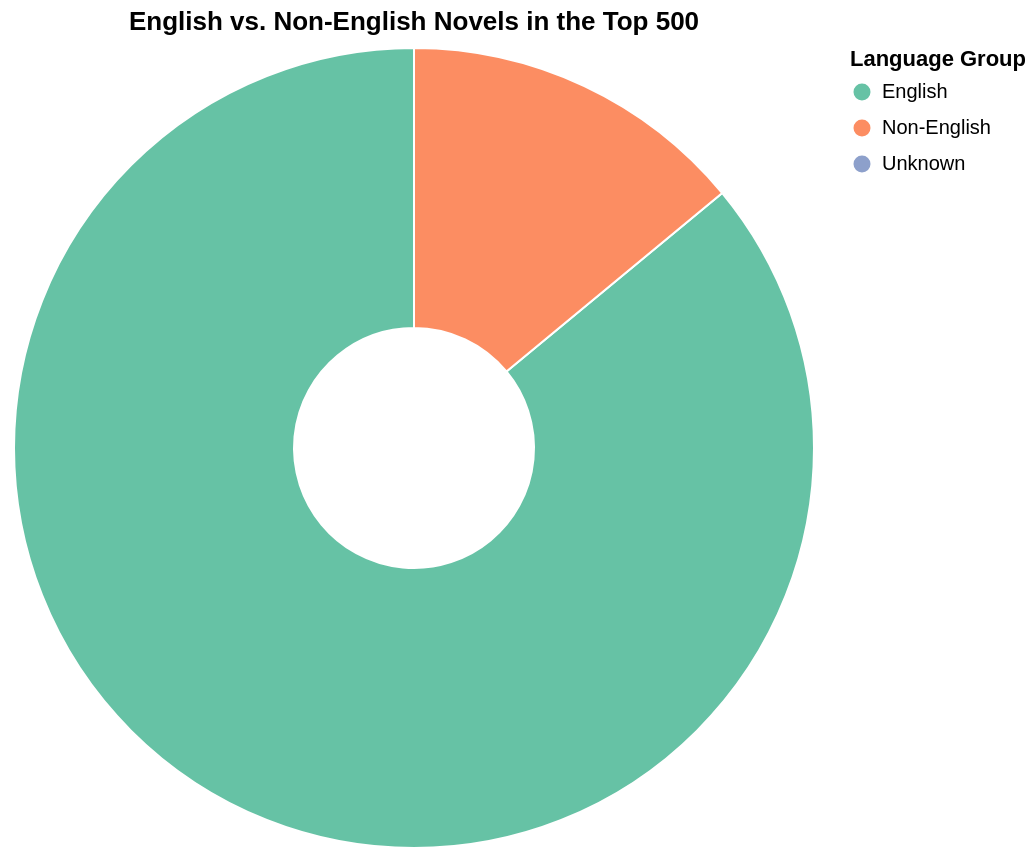

Notebook code for this chart:
### Markdown cell above
**Interpretation:** English dominates the list overwhelmingly with 86% while other languages are only 14% . French and German follow distantly. This raises an immediate question about what "greatness" means when the list is so heavily skewed toward a single language. The dataset documentation acknowledges that the original ranking source draws from English-language critical consensus, which would naturally favor Anglophone literatures.

### Code cell
# 1. Prepare the data

eng_counts_df = novels_df['is_english'].value_counts().reset_index()
eng_counts_df.columns = ['is_english', 'count']
alt.Chart(eng_counts_df).mark_arc(innerRadius=60, stroke='white').encode(
    theta=alt.Theta(field="count", type="quantitative"),
    color=alt.Color(
        field="is_english", 
        type="nominal", 
        title="Language Group",
        scale=alt.Scale(
            domain=['English', 'Non-English', 'Unknown'],
            range=['#66c2a5', '#fc8d62', '#8da0cb']
        )
    ),
    tooltip=['is_english', 'count']
).properties(
    title='English vs. Non-English Novels in the Top 500',
    width=400,
    height=400
)

### Figure 1 — Vega-Lite specification as saved in the notebook (floating-point values rounded to 4 significant figures)
{"config": {"view": {"continuousWidth": 300, "continuousHeight": 300}}, "data": {"name": "data-b6af909100ff27ad2235e0450ffe8022"}, "mark": {"type": "arc", "innerRadius": 60, "stroke": "white"}, "encoding": {"color": {"field": "is_english", "scale": {"domain": ["English", "Non-English", "Unknown"], "range": ["#66c2a5", "#fc8d62", "#8da0cb"]}, "title": "Language Group", "type": "nominal"}, "theta": {"field": "count", "type": "quantitative"}, "tooltip": [{"field": "is_english", "type": "nominal"}, {"field": "count", "type": "quantitative"}]}, "height": 400, "title": "English vs. Non-English Novels in the Top 500", "width": 400, "$schema": "https://vega.github.io/schema/vega-lite/v6.4.1.json", "datasets": {"data-b6af909100ff27ad2235e0450ffe8022": [{"is_english": "English", "count": 430}, {"is_english": "Non-English", "count": 70}]}}
